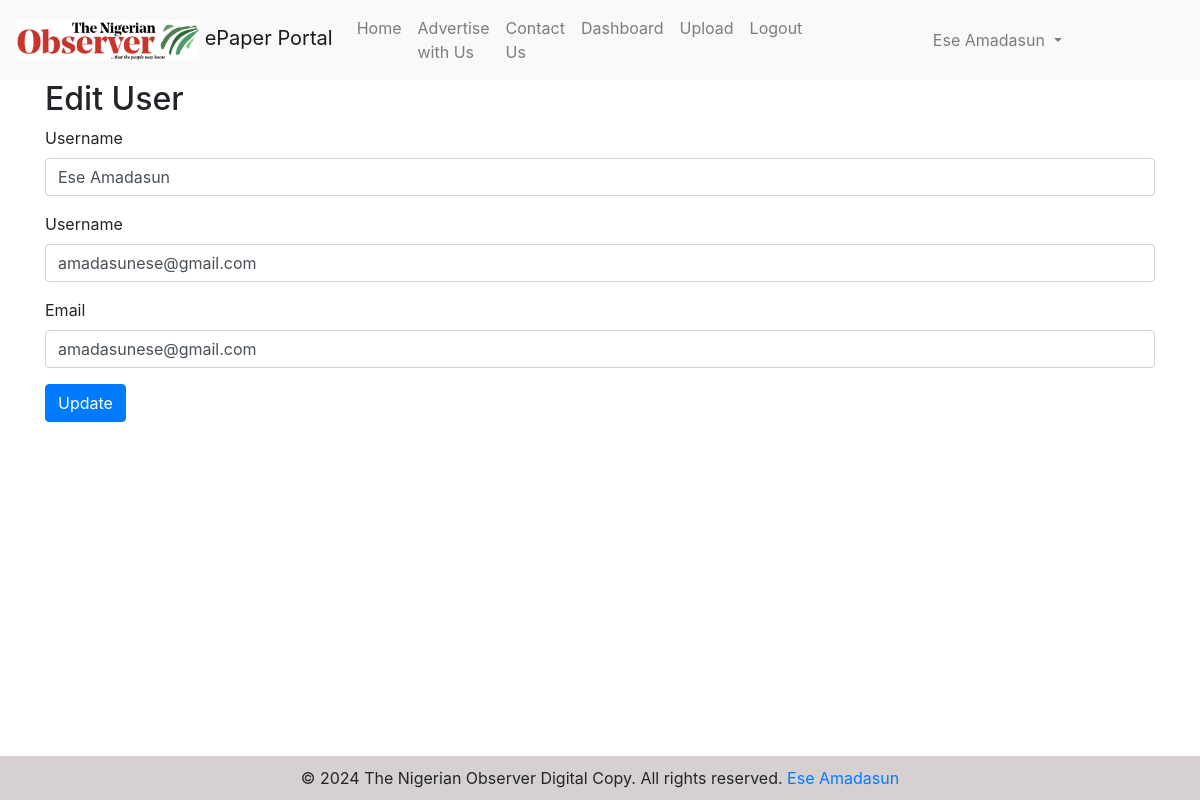
Screenshot of /edit_user/6 (signed in) with the database file from the repository.
### src/accounts/models.py (models this page shows)
class User(db.Model, UserMixin):
    id = db.Column(db.Integer, primary_key=True)
    name = db.Column(db.String, nullable=True)
    username= db.Column(db.String(80), unique=True, nullable=False)  # Ensure email is not nullable
    password = db.Column(db.String(120), nullable=False)
    is_admin = db.Column(db.Boolean, default=False)
    email = db.Column(db.String(80))  # Add the email column
    is_confirmed = db.Column(db.Boolean, nullable=True, default=False)
    subscriptions = db.relationship('Subscription', backref='user', lazy=True)

### views.py (the view)
@main.route('/edit_user/<int:user_id>', methods=['GET', 'POST'])
def edit_user(user_id):
    if not current_user.is_admin:
        flash('Unauthorized access. Admins only.', 'danger')
        return redirect(url_for('main.index'))
    user = User.query.get_or_404(user_id)
    form = EditUserForm(obj=user)
    if form.validate_on_submit():
        user.name = form.name.data
        user.username = form.username.data
        db.session.commit()
        flash('User has been updated.', 'success')
        return redirect(url_for('main.admin'))
    return render_template('edit_user.html', form=form, user=user)

### forms.py
class EditUserForm(FlaskForm):
    name= StringField('Username', validators=[DataRequired()])
    username = StringField('Username', validators=[DataRequired()])
    email = StringField('Email', validators=[DataRequired(), Email()])
    submit = SubmitField('Update')

### app.py (called while the page is built)
def create_app(config_class=Config):
    app = Flask(__name__)
    app.config.from_object(Config)
    mail.init_app(app)
    cors = CORS(app)
    cors = CORS(app, resources={r"/api/*": {"origins": "*"}})
    db.init_app(app)
    migrate = Migrate(app, db)
    login_manager = LoginManager(app)
    login_manager.login_view = 'main.login'
    login_manager.init_app(app)
    @login_manager.user_loader
    def load_user(user_id):
        return User.query.get(int(user_id))
    app.register_blueprint(main)
    with app.app_context():
        db.create_all()
    return app

### templates/edit_user.html (shortened to what this page needs)
{% extends "base.html" %}
{% block content %}
<div class="container">
    <h2>Edit User</h2>
    <form method="POST">
        <div class="form-group">
            {{ form.name.label }} {{ form.name(class="form-control") }}
        </div>
        <div class="form-group">
            {{ form.username.label }} {{ form.username(class="form-control") }}
        </div>
        <div class="form-group">
            {{ form.email.label }} {{ form.email(class="form-control") }}
        </div>
        <button type="submit" class="btn btn-primary">Update</button>
    </form>
</div>
{% endblock %}

### templates/base.html (shortened to what this page needs)
<!DOCTYPE html>
<html lang="en">
<head>
    <link rel="stylesheet" type="text/css" href="/static/css/styles.css">
    <link href="https://stackpath.bootstrapcdn.com/bootstrap/4.5.2/css/bootstrap.min.css" rel="stylesheet">
</head>
<body>
    <nav class="navbar navbar-expand-lg navbar-light bg-light">
        <a class="navbar-brand" href="{{ url_for('main.newspapers') }}">
            <img src="/static/images/observer_logo2.png" width="60" height="60" alt="Logo">
            <span class="navbar-brand-text">ePaper Portal</span>
        </a>
        <div class="collapse navbar-collapse" id="navbarNav">
            <ul class="navbar-nav mr-auto">
                <li class="nav-item">
                    <a class="nav-link" href="{{ url_for('main.newspapers') }}">Home</a>
                </li>
                <li class="nav-item">
                    <a class="nav-link" href="{{ url_for('main.advertising') }}">Advertise with Us</a>
                </li>
                <li class="nav-item">
                    <a class="nav-link" href="{{ url_for('main.contact') }}">Contact Us</a>
                </li>
                <li class="nav-item">
                    <a class="nav-link" href="{{ url_for('main.dashboard') }}">Dashboard</a>
                </li>
                {% if current_user.is_authenticated %}
                    {% if current_user.is_admin %}
                        <li class="nav-item">
                            <a class="nav-link" href="{{ url_for('main.upload_file') }}">Upload</a>
                        </li>
                    {% endif %}
                    <li class="nav-item">
                        <a class="nav-link" href="{{ url_for('main.logout') }}">Logout</a>
                    </li>
                {% endif %}
            </ul>
            {% if current_user.is_authenticated %}
            <ul class="navbar-nav ml-auto">
                <li class="nav-item dropdown">
                    <a class="nav-link dropdown-toggle" href="#" id="navbarDropdown" role="button" data-toggle="dropdown" aria-haspopup="true" aria-expanded="false">
                        {{ current_user.name }}
                    </a>
                </li>
            </ul>
            {% endif %}
        </div>
    </nav>
    <div class="content-wrapper">
        {% block content %}
        {% endblock %}
    </div>
    <footer class="footer">
        <div class="container">
            <span>&copy; 2024 The Nigerian Observer Digital Copy. All rights reserved.</span>
            <a href="mailto:amadasunese@gmail.com">Ese Amadasun</a>
        </div>
    </footer>
</body>
</html>

### static/css/styles.css (style rules this page uses)
.navbar-brand img { max-height: 40px; width: auto; }
@media (min-width: 992px) { .navbar .navbar-nav { width: 100%; justify-content: center; } }
html, body { height: 100%; margin: 0; }
body { display: flex; flex-direction: column; }
.content-wrapper { flex: 1; }
.footer { background-color: #d6d0d0; text-align: center; padding: 10px 0; }
.btn-primary { background-color: #ff6a00; border: none; }
.container { width: 95%; max-width: 960px; margin: auto; }

### rows the page displays
User: name "Ese Amadasun"
User: name "Ese Amadasun", username "amadasunese@gmail.com", email "amadasunese@gmail.com"
